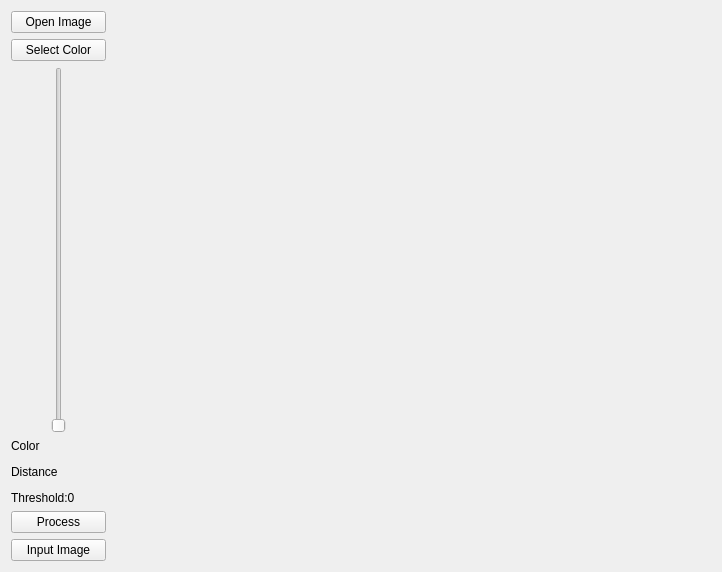
<?xml version="1.0" encoding="UTF-8"?>
<ui version="4.0">
 <class>MVCClass</class>
 <widget class="QMainWindow" name="MVCClass">
  <property name="geometry">
   <rect>
    <x>0</x>
    <y>0</y>
    <width>722</width>
    <height>572</height>
   </rect>
  </property>
  <property name="windowTitle">
   <string>MVC</string>
  </property>
  <widget class="QWidget" name="centralWidget">
   <layout class="QHBoxLayout" name="horizontalLayout_2" stretch="0,1">
    <item>
     <layout class="QVBoxLayout" name="verticalLayout">
      <item>
       <widget class="QPushButton" name="pushButtonOpen">
        <property name="text">
         <string>Open Image</string>
        </property>
       </widget>
      </item>
      <item>
       <widget class="QPushButton" name="pushButtonColor">
        <property name="text">
         <string>Select Color</string>
        </property>
       </widget>
      </item>
      <item>
       <layout class="QHBoxLayout" name="horizontalLayout">
        <item>
         <spacer name="horizontalSpacer">
          <property name="orientation">
           <enum>Qt::Horizontal</enum>
          </property>
          <property name="sizeHint" stdset="0">
           <size>
            <width>40</width>
            <height>20</height>
           </size>
          </property>
         </spacer>
        </item>
        <item>
         <widget class="QSlider" name="verticalSlider">
          <property name="sizePolicy">
           <sizepolicy hsizetype="Fixed" vsizetype="Expanding">
            <horstretch>0</horstretch>
            <verstretch>0</verstretch>
           </sizepolicy>
          </property>
          <property name="orientation">
           <enum>Qt::Vertical</enum>
          </property>
         </widget>
        </item>
        <item>
         <spacer name="horizontalSpacer_2">
          <property name="orientation">
           <enum>Qt::Horizontal</enum>
          </property>
          <property name="sizeHint" stdset="0">
           <size>
            <width>40</width>
            <height>20</height>
           </size>
          </property>
         </spacer>
        </item>
       </layout>
      </item>
      <item>
       <widget class="QLabel" name="label">
        <property name="styleSheet">
         <string notr="true">font: 57 9pt &quot;Source Code Pro Medium&quot;;</string>
        </property>
        <property name="frameShadow">
         <enum>QFrame::Plain</enum>
        </property>
        <property name="text">
         <string>&lt;html&gt;&lt;head/&gt;&lt;body&gt;&lt;p&gt;Color&lt;/p&gt;&lt;p align=&quot;justify&quot;&gt;Distance&lt;/p&gt;&lt;p&gt;Threshold:0&lt;/p&gt;&lt;/body&gt;&lt;/html&gt;</string>
        </property>
        <property name="margin">
         <number>0</number>
        </property>
       </widget>
      </item>
      <item>
       <widget class="QPushButton" name="pushButtonProcess">
        <property name="text">
         <string>Process</string>
        </property>
       </widget>
      </item>
      <item>
       <widget class="QPushButton" name="pushButtonSrc">
        <property name="text">
         <string>Input Image</string>
        </property>
       </widget>
      </item>
     </layout>
    </item>
    <item>
     <widget class="QLabel" name="labelImg">
      <property name="text">
       <string/>
      </property>
     </widget>
    </item>
   </layout>
  </widget>
 </widget>
 <layoutdefault spacing="6" margin="11"/>
 <resources>
  <include location="MVC.qrc"/>
 </resources>
 <connections/>
</ui>
